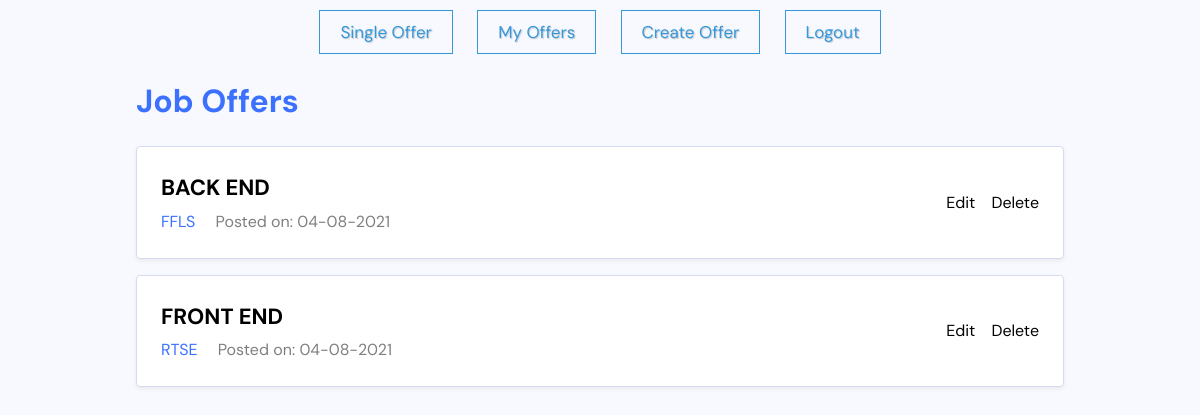
The page /editPage.php (signed in) on the database its author committed.
### tables this page shows
CREATE TABLE `created_posts` (
  `offer_id` bigint(20) NOT NULL,
  `get_user_id` varchar(30) NOT NULL,
  `title` varchar(20) NOT NULL,
  `description` longtext NOT NULL,
  `company` varchar(20) NOT NULL,
  `location` varchar(20) NOT NULL,
  `salary` int(11) NOT NULL,
  `date_post` varchar(12) NOT NULL
);

### src/functions.php (called while the page is built, shortened)
<?php
function set_user_navigation()
{
    $styleUser = "";
    $styleGuest = "";
    if (isset($_SESSION["user_id"])) {
        $styleUser = "style='display:block;'";
        $styleGuest = "style='display:none;'";
    } else {
        $styleUser = "style='display:none;'";
        $styleGuest = "style='display:block;'";
    }
    return array($styleUser, $styleGuest);
}

### src/editPage.php (the view, shortened to what this page needs)
<?php
include("conection.php");
include("functions.php");
$styleData = set_user_navigation();
if (isset($_SESSION["user_id"])) {
	$offer_data = $_SESSION["user_id"];
	$query = "SELECT * FROM created_posts WHERE get_user_id = '$offer_data'";
	$result = mysqli_query($conn2, $query);
	$userOffers = mysqli_fetch_all($result, MYSQLI_ASSOC);
}
?>
<!DOCTYPE html>
<html lang="en">
<head>
	<link rel="stylesheet" href="../css/nav.css">
	<link rel="stylesheet" href="../css/master.css">
</head>
<nav id="user" class="nav-bar" <?php echo $styleData[0]; ?>>
	<a class="a-button a-btn" href="singlePage.php">Single Offer</a>
	<a class="a-button a-btn" href="editPage.php">My Offers</a>
	<a class="a-button a-btn" href="createPage.php">Create Offer</a>
	<a class="a-button a-btn" href="logout.php">Logout</a>
</nav>
<body>
	<div class="site-wrapper">
		<header class="site-header">
			<h1 class="site-title"><a href="index.php">Job Offers</a></h1>
		</header>
		<ul class="jobs-listing">
			<?php foreach ($userOffers as $item) { ?>
				<li class="job-card">
					<div class="job-primary">
						<h2 class="job-title"><a href="#" onclick="test(<?php echo htmlspecialchars($item['offer_id']); ?>)">
								<?php echo htmlspecialchars($item['title']); ?>
							</a></h2>
						<div class="job-meta">
							<a class="meta-company" href="#">
								<?php echo htmlspecialchars($item['company']); ?>
							</a>
							<span class="meta-date">Posted on:
								<?php echo htmlspecialchars($item['date_post']); ?>
							</span>
						</div>
					</div>
					<div class="job-edit">
						<a href="singleEditPage.php" onclick="onEdit(<?php echo htmlspecialchars($item['offer_id']); ?>)">Edit</a>
						<a href="deleteOffer.php" onclick="onDelete(<?php echo htmlspecialchars($item['offer_id']); ?>)">Delete</a>
					</div>
				</li>
			<?php } ?>
		</ul>
	</div>
</body>
</html>

### css/nav.css (style rules this page uses)
.nav-bar { margin: 10px; padding: 10px 10px 10px 10px; position: relative; display: block; text-shadow: 1px 1px 1px rgba(0, 0, 0, 0.2); text-align: center; }
.a-button { border: 1px solid #3498db; background: none; padding: 10px 20px; font-size: 17px; font-family: "montserrat"; cursor: pointer; margin: 10px; transition: 0.8s; position: relative; overflow: hidden; font-family: "DM Sans", sans-serif; }
.a-btn { color: #3498db; }

### css/master.css (style rules this page uses)
html { line-height: 1.15; -webkit-text-size-adjust: 100%; }
body { margin: 0; }
h1 { font-size: 2em; margin: 0.67em 0; }
a { background-color: transparent; }
html { -webkit-box-sizing: border-box; -moz-box-sizing: border-box; box-sizing: border-box; }
*, *:before, *:after { -webkit-box-sizing: inherit; -moz-box-sizing: inherit; box-sizing: inherit; }
:root { --color-base: #f8f9ff; --color-primary: #3c71fe; --color-separator: #d5dcef; --font-sans: "DM Sans", sans-serif; }
body { background: var(--color-base); font-family: var(--font-sans); line-height: 1.5; }
a { color: var(--color-primary); text-decoration: none; }
.site-wrapper { max-width: 58em; margin: 0 auto; }
.jobs-listing { margin: 0; padding: 0; }
.jobs-listing li { margin-bottom: 1em; }
.job-card { margin: 0; padding: 1.5em; list-style: none; background: white; border: 1px solid var(--color-separator); border-radius: 0.25em; box-shadow: 0px 2px 4px rgba(0, 0, 0, 0.06); display: flex; }
.job-card .job-primary { flex: 1 1 auto; }
.job-card .job-title { margin: 0; font-size: 1.375em; margin-bottom: 0.25em; }
.job-card .job-title a { color: black; }
.job-card .meta-date { opacity: 0.5; margin-left: 1em; }
.job-card .job-edit { display: flex; align-items: center; }
.job-card .job-edit a { color: black; display: inline-block; }
.job-card .job-edit a + a { margin-left: 1em; }

### rows shown on the page
created_posts: title "BACK END", company "FFLS", date_post "04-08-2021"
created_posts: title "FRONT END", company "RTSE", date_post "04-08-2021"
